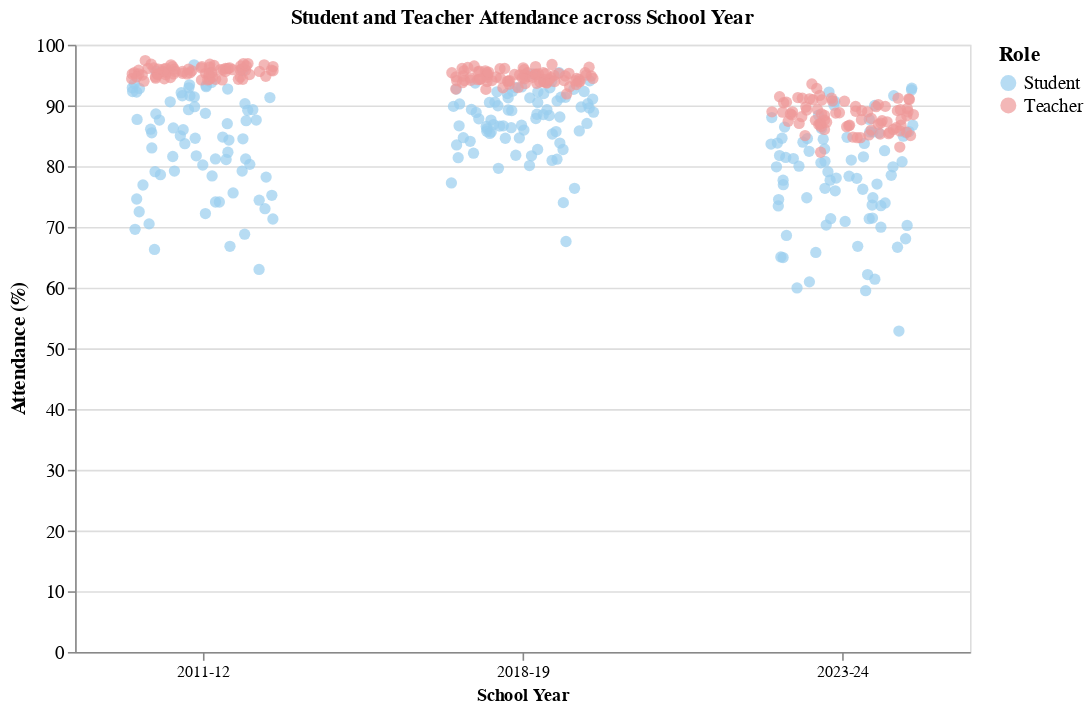

The notebook cell this image was saved under:
### Code cell
# ChatGPT is used for helping me to learn how to generate jitterplot in Altair
plot2 = (alt.Chart(merged_long)
    .transform_calculate(
        xIndex=f"indexof({year_labels!r}, datum.School_Year)",
        jitter="(random() - 0.5) * 0.45",
        xj="datum.xIndex + datum.jitter")
    .mark_circle(size=50, opacity=0.7)
    .encode(
        x=alt.X("xj:Q", axis=alt.Axis(
                title="School Year",
                grid = False,
                values=[0, 1, 2],
                labelExpr=f"{year_labels!r}[datum.value]")),
        y=alt.Y("Attendance:Q", title="Attendance (%)", scale=alt.Scale(domain=[0, 100]),
                axis=alt.Axis(titleFontSize=13, labelFontSize=12)),
        color=alt.Color("Role:N",
            scale=alt.Scale(domain=["Student", "Teacher"], range=["#99cdee", "#ee9999"]),
            legend=alt.Legend(titleFontSize=13, labelFontSize=12)))
    .properties(width=560, height=380,
            title=alt.TitleParams(
            text="Student and Teacher Attendance across School Year")))

plot2.save("plot2.svg")

plot2

### Figure 1 — Vega-Lite specification as saved in the notebook (floating-point values rounded to 4 significant figures; data arrays with more than 128 entries replaced by an {"elided": "..."} marker saying what was removed)
{"config": {"view": {"continuousWidth": 300, "continuousHeight": 300}}, "data": {"name": "data-043fec8d175e03fbe877719b112fa1dd"}, "mark": {"type": "circle", "opacity": 0.7, "size": 50}, "encoding": {"color": {"field": "Role", "legend": {"labelFontSize": 12, "titleFontSize": 13}, "scale": {"domain": ["Student", "Teacher"], "range": ["#99cdee", "#ee9999"]}, "type": "nominal"}, "x": {"axis": {"grid": false, "labelExpr": "['2011-12', '2018-19', '2023-24'][datum.value]", "title": "School Year", "values": [0, 1, 2]}, "field": "xj", "type": "quantitative"}, "y": {"axis": {"labelFontSize": 12, "titleFontSize": 13}, "field": "Attendance", "scale": {"domain": [0, 100]}, "title": "Attendance (%)", "type": "quantitative"}}, "height": 380, "title": {"text": "Student and Teacher Attendance across School Year"}, "transform": [{"calculate": "indexof(['2011-12', '2018-19', '2023-24'], datum.School_Year)", "as": "xIndex"}, {"calculate": "(random() - 0.5) * 0.45", "as": "jitter"}, {"calculate": "datum.xIndex + datum.jitter", "as": "xj"}], "width": 560, "$schema": "https://vega.github.io/schema/vega-lite/v5.20.1.json", "datasets": {"data-043fec8d175e03fbe877719b112fa1dd": {"elided": "470 records"}}}
